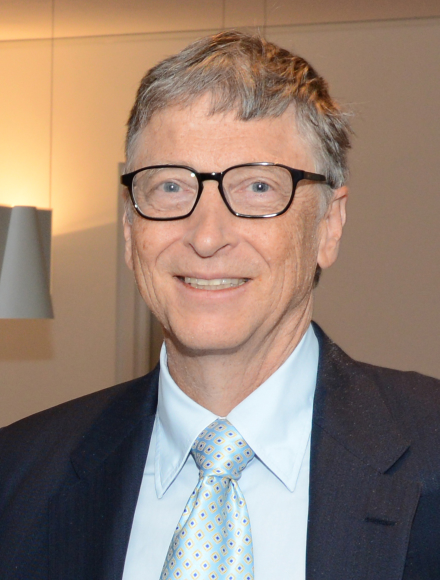
#> input picture data/test/Bill_Gates_2014.jpg, 879 x 1160 px, given in place of IMG-20221117-WA0003.jpg, which was not available (shown at 1/2 size)
$ python convert2gray.py
#> lines starting #> are read from the running program, lines starting #| are printed output that depends on the picture; pictures that were not available may be replaced by others from this repository, and a replacement may not be noted
import os, shutil, cv2, natsort

def convertToGray(dir, output):
    # C:\tugas besar\ALGEO-2\data\color
    fileList = []
    for path in os.listdir(dir):
        if os.path.isfile(os.path.join(dir, path)):
            fileList.append(path)

    fileList = natsort.natsorted(fileList, key=lambda y: y.lower())

    for filename in os.listdir(output):
        file_path = os.path.join(output, filename)
        try:
            if os.path.isfile(file_path) or os.path.islink(file_path):
                os.unlink(file_path)
            elif os.path.isdir(file_path):
                shutil.rmtree(file_path)
        except Exception as e:
            print('Failed to delete %s. Reason: %s' % (file_path, e))

    c = 1
    for filename in fileList:
        path1 = os.path.join(dir, filename)
        img = cv2.imread(path1, 0)
        img = cv2.resize(img, (256, 256))
        name = "Test" + str(c) + ".png"
        cv2.imwrite(output + name, img)
        c+=1;
    return c

def getGrayscale(dir):
    testImg = cv2.imread(dir, 0)
    testImg = cv2.resize(testImg, (256, 256))
    return testImg

if __name__ == "__main__":
    path = "D:\ITB\Semester 3\Aljabar Liniear dan Geometri\Algeo02-21109\data\\test\IMG-20221117-WA0003.jpg"
    img = cv2.imread(path, 0)
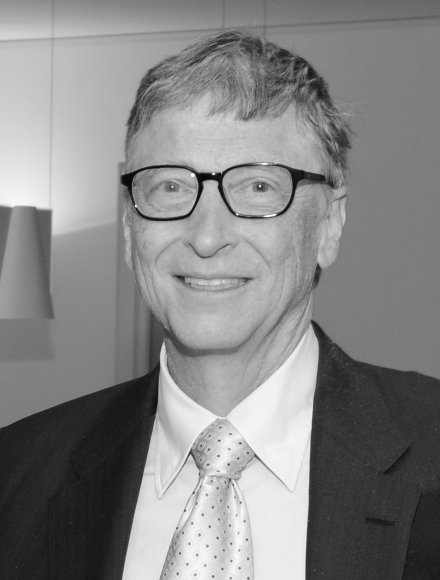
#> img: shape (1160, 879) (shown at 1/2 size); min 4, max 255, mean 133.4
    img = cv2.resize(img, (256, 256))
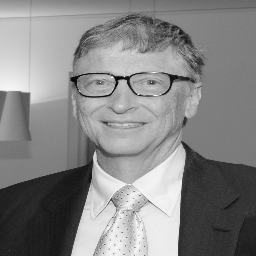
#> img: shape (256, 256); min 7, max 254, mean 133.3
    cv2.imwrite("austin.png", img)

# [9 lines of commented-out code are left out]

$ run again, on data/test/Chris Hemsworth79_531.jpg
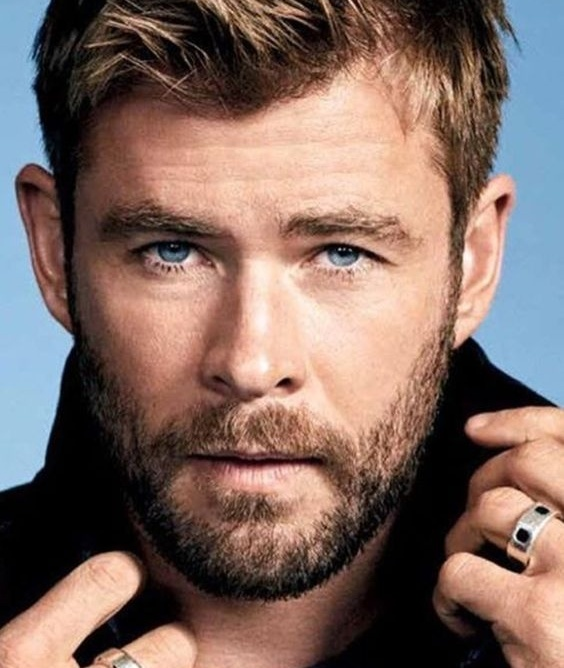
#> input picture data/test/Chris Hemsworth79_531.jpg, 564 x 668 px, given in place of IMG-20221117-WA0003.jpg, which was not available
#> `img = cv2.imread(path, 0)`:
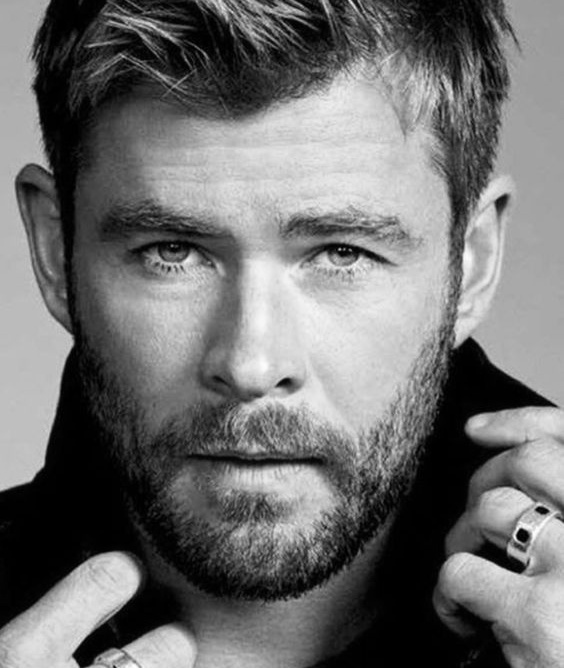
#> img: shape (668, 564); min 0, max 255, mean 111.5
#> `img = cv2.resize(img, (256, 256))`:
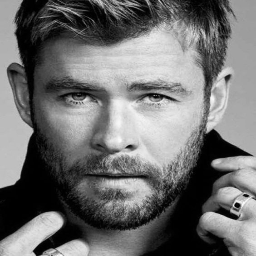
#> img: shape (256, 256); min 0, max 253, mean 111.4

$ run again, on data/test/Christian Bale34_651.jpg
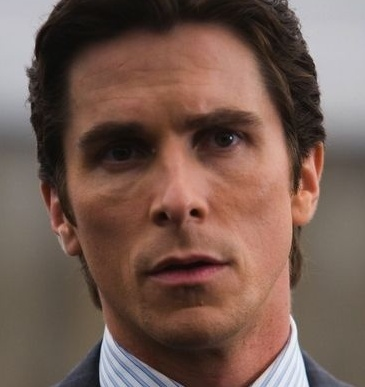
#> input picture data/test/Christian Bale34_651.jpg, 365 x 387 px, given in place of IMG-20221117-WA0003.jpg, which was not available
#> `img = cv2.imread(path, 0)`:
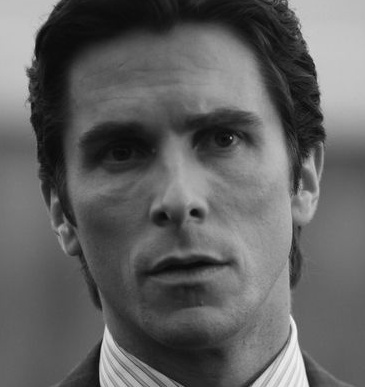
#> img: shape (387, 365); min 1, max 252, mean 97.4
#> `img = cv2.resize(img, (256, 256))`:
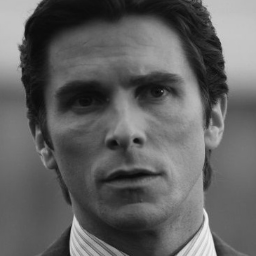
#> img: shape (256, 256); min 7, max 240, mean 97.3

$ run again, on data/test/Christian Bale_564x671.jpg
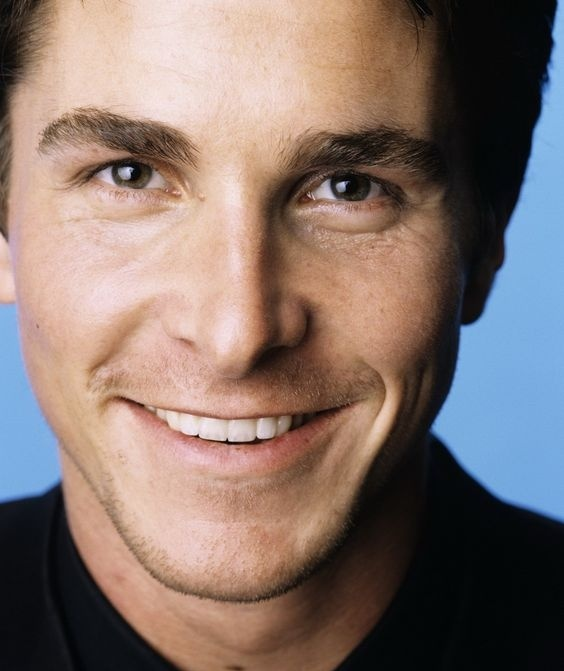
#> input picture data/test/Christian Bale_564x671.jpg, 564 x 671 px, given in place of IMG-20221117-WA0003.jpg, which was not available
#> `img = cv2.imread(path, 0)`:
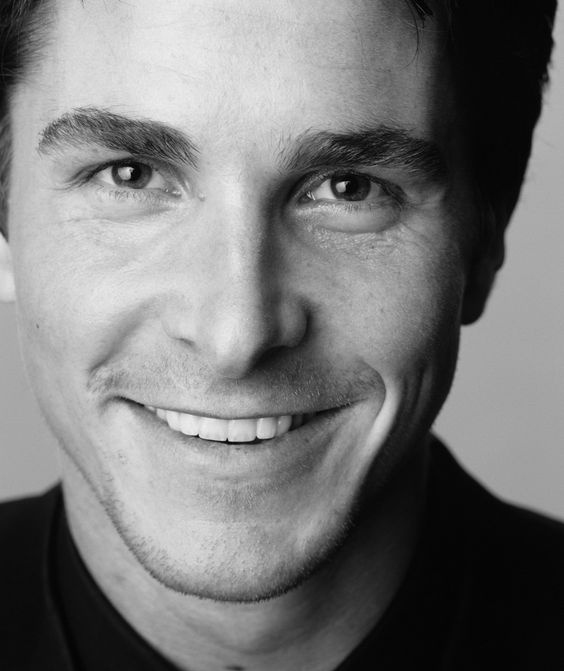
#> img: shape (671, 564); min 0, max 241, mean 119.5
#> `img = cv2.resize(img, (256, 256))`:
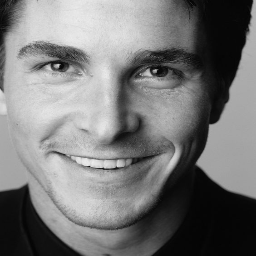
#> img: shape (256, 256); min 3, max 237, mean 119.4
